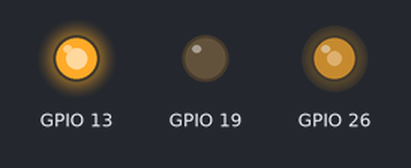
Bench run of a program on a simulated Raspberry Pi (BCM pin numbers). On the bench: output pins drawn as LEDs (lit = HIGH).

Above: at 0.05 s.
At 5.95 s:
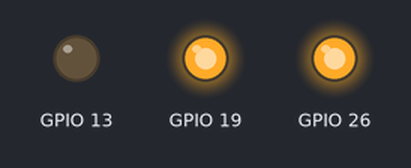
Timing chart, 0 to 7.8 s (numbered marks = the images above):
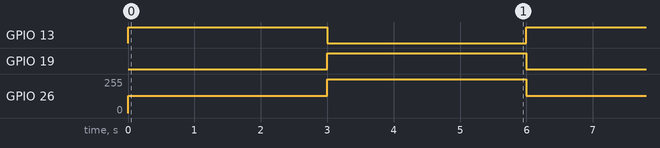

Measured:
- by itself, GPIO 13, GPIO 19: alternates HIGH for 3.0 s and LOW for 3.0 s
- by itself, GPIO 26: alternates 255/255 for 3.0 s and 128/255 for 3.0 s

The program:

dc_quiz_02.py
```python
# Created on Heesung의 iPad.

import RPi.GPIO as GPIO
from time import sleep

GPIO.setmode(GPIO.BCM)

class DCmotor():
    def __init__(self, En, Inx, Iny):
        self.En = En
        self.Inx = Inx
        self.Iny = Iny
        GPIO.setup(self.En, GPIO.OUT)
        GPIO.setup(self.Inx, GPIO.OUT)
        GPIO.setup(self.Iny, GPIO.OUT)
        self.pwm = GPIO.PWM(self.En, 100)
        self.pwm.start(0)

    def moveF(self, x=0, t=0):
        GPIO.output(self.Inx, GPIO.LOW)
        GPIO.output(self.Iny, GPIO.HIGH)
        self.pwm.ChangeDutyCycle(x)
        sleep(t)

    def moveB(self, x=0, t=0):
        GPIO.output(self.Inx, GPIO.HIGH)
        GPIO.output(self.Iny, GPIO.LOW)
        self.pwm.ChangeDutyCycle(x)
        sleep(t)

    def stop(self, t=0):
        self.pwm.ChangeDutyCycle(0)
        sleep(t)

motorA = DCmotor(26, 19, 13)

try:
    while True:
        motorA.moveF(50, 1)
        sleep(2)
        motorA.moveB(100, 1)
        sleep(2)
except KeyboardInterrupt:
    pass

GPIO.cleanup()
```
